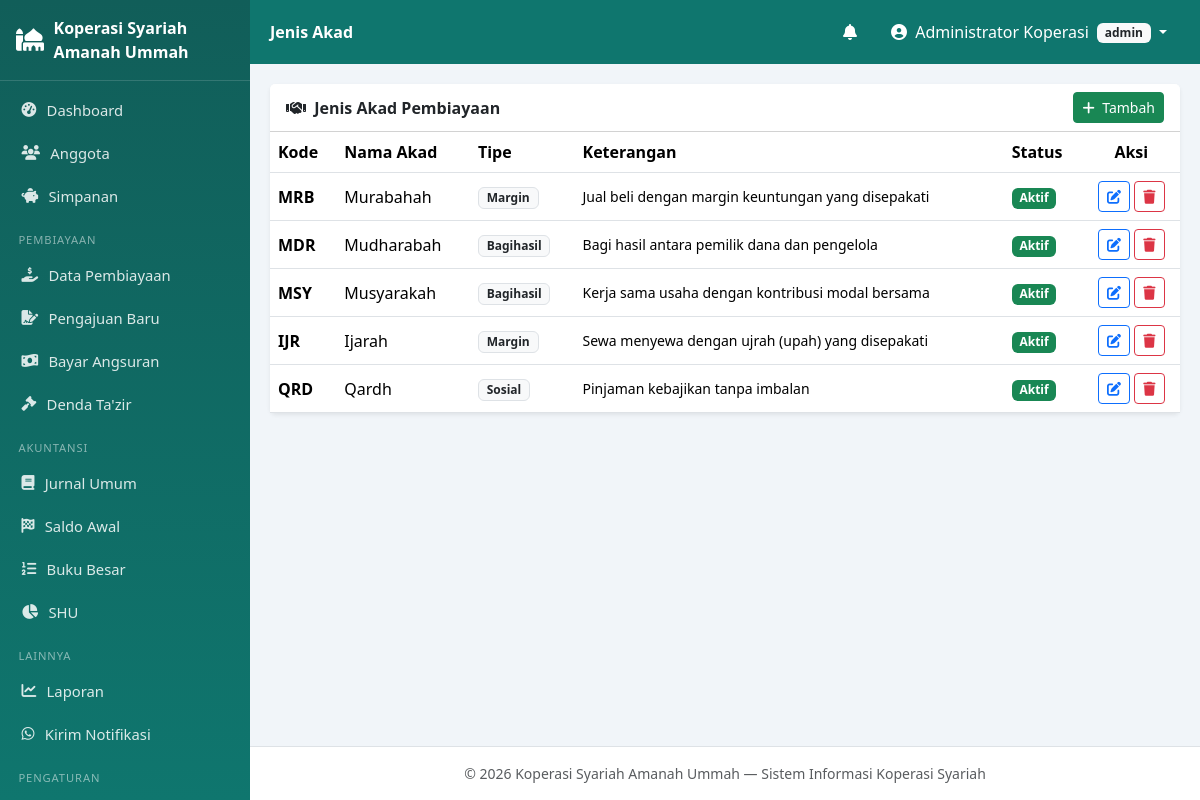
Screenshot of /index.php?mod=pengaturan&act=jenis_akad (signed in) with the database file from the repository.
### tables this page shows
CREATE TABLE profil_koperasi (
    id            INT PRIMARY KEY DEFAULT 1,
    nama_koperasi VARCHAR(150) NOT NULL,
    alamat        TEXT,
    no_telp       VARCHAR(30),
    email         VARCHAR(100),
    nama_ketua    VARCHAR(100),
    slogan        VARCHAR(150)
);

CREATE TABLE jenis_akad (
    id_akad    INT AUTO_INCREMENT PRIMARY KEY,
    kode_akad  VARCHAR(10) NOT NULL UNIQUE,
    nama_akad  VARCHAR(100) NOT NULL,
    tipe_akad  ENUM('margin','bagihasil','sosial') NOT NULL DEFAULT 'margin',
    keterangan VARCHAR(255) DEFAULT NULL,
    status     ENUM('aktif','nonaktif') NOT NULL DEFAULT 'aktif'
);

### config/database.php (called while the page is built, shortened)
<?php
class Database
{
    private static $instance = null;
    private function __construct()
    {
        try {
            $this->pdo = new PDO(
                'mysql:host=' . DB_HOST . ';dbname=' . DB_NAME . ';charset=utf8mb4',
                DB_USER, DB_PASS,
                [
                    PDO::ATTR_ERRMODE            => PDO::ERRMODE_EXCEPTION,
                    PDO::ATTR_DEFAULT_FETCH_MODE => PDO::FETCH_ASSOC,
                    PDO::ATTR_EMULATE_PREPARES   => false,
                ]
            );
        } catch (PDOException $e) {
            die('Koneksi database gagal: ' . $e->getMessage());
        }
    }
    public static function getInstance(): PDO
    {
        if (self::$instance === null) self::$instance = new self();
        return self::$instance->pdo;
    }
}

### models/PengaturanModel.php (called while the page is built, shortened)
<?php
require_once __DIR__ . '/../config/database.php';
class PengaturanModel
{
    private $db;
    public function __construct()
    {
        $this->db = Database::getInstance();
    }
    public function get(string $kunci, $default = null)
    {
        $st = $this->db->prepare('SELECT nilai FROM pengaturan WHERE kunci=?');
        $st->execute([$kunci]);
        $r = $st->fetch();
        return $r ? $r['nilai'] : $default;
    }
    public function profil()
    {
        return $this->db->query('SELECT * FROM profil_koperasi WHERE id=1')->fetch()
            ?: ['id' => 1, 'nama_koperasi' => 'Koperasi Syariah'];
    }
    public function akadSemua(): array
    {
        return $this->db->query('SELECT * FROM jenis_akad ORDER BY id_akad')->fetchAll();
    }
}

### views/pengaturan/jenis_akad.php (the view, shortened to what this page needs)
<?php
require_once __DIR__ . '/../../models/PengaturanModel.php';
$rows = (new PengaturanModel())->akadSemua();
$pageTitle = 'Jenis Akad';
$active    = 'pengaturan-akad';
include __DIR__ . '/../layout/header.php';
?>
<div class="card border-0 shadow-sm">
  <div class="card-header bg-white d-flex justify-content-between align-items-center">
    <b><i class="fas fa-handshake me-1"></i> Jenis Akad Pembiayaan</b>
    <button class="btn btn-sm btn-success" data-bs-toggle="modal" data-bs-target="#modalAkad"
            onclick="resetFormAkad()"><i class="fas fa-plus me-1"></i> Tambah</button>
  </div>
  <div class="table-responsive">
    <table class="table table-hover align-middle mb-0">
      <thead><tr><th>Kode</th><th>Nama Akad</th><th>Tipe</th><th>Keterangan</th><th>Status</th><th class="text-center">Aksi</th></tr></thead>
      <tbody>
      <?php foreach ($rows as $r): ?>
        <tr>
          <td><b><?= e($r['kode_akad']) ?></b></td>
          <td><?= e($r['nama_akad']) ?></td>
          <td><span class="badge bg-light text-dark border"><?= e(ucfirst($r['tipe_akad'])) ?></span></td>
          <td class="small"><?= e($r['keterangan']) ?></td>
          <td><?= badge_status($r['status']) ?></td>
          <td class="text-center">
            <button class="btn btn-sm btn-outline-primary" data-bs-toggle="modal" data-bs-target="#modalAkad"
              data-id="<?= (int)$r['id_akad'] ?>" data-kode="<?= e($r['kode_akad']) ?>"
              data-nama="<?= e($r['nama_akad']) ?>" data-tipe="<?= e($r['tipe_akad']) ?>"
              data-ket="<?= e($r['keterangan']) ?>" data-status="<?= e($r['status']) ?>"
              onclick="isiFormAkad(this)"><i class="fas fa-edit"></i></button>
            <a class="btn btn-sm btn-outline-danger btn-hapus"
               href="controllers/proses_pengaturan.php?aksi=hapus_akad&id=<?= (int)$r['id_akad'] ?>">
              <i class="fas fa-trash"></i></a>
          </td>
        </tr>
      <?php endforeach; ?>
      </tbody>
    </table>
  </div>
</div>
<?php include __DIR__ . '/../layout/footer.php'; ?>

### views/layout/header.php (shortened to what this page needs)
<?php
require_once __DIR__ . '/../../config/database.php';
require_once __DIR__ . '/../../models/PengaturanModel.php';
$user      = $_SESSION['user'];
$pageTitle = $pageTitle ?? 'Dashboard';
$active    = $active ?? 'dashboard';
$pmModel = new PengaturanModel();
$profil  = $pmModel->profil();
$logo    = trim((string)$pmModel->get('logo', ''));
$logoAda = $logo !== '' && file_exists(__DIR__ . '/../../assets/img/' . $logo);
if (!function_exists('e')) {
    function e($s) { return htmlspecialchars((string)($s ?? ''), ENT_QUOTES, 'UTF-8'); }
}
if (!function_exists('badge_status')) {
    function badge_status(string $s): string {
        $map = ['pengajuan'=>'warning','berjalan'=>'primary','lunas'=>'success','ditolak'=>'danger',
                'aktif'=>'success','nonaktif'=>'secondary','belum'=>'secondary'];
        $c = $map[$s] ?? 'secondary';
        return '<span class="badge bg-' . $c . '">' . ucfirst($s) . '</span>';
    }
}
?>
<!DOCTYPE html>
<html lang="id">
<head>
<link href="https://cdn.jsdelivr.net/npm/bootstrap@5.3.3/dist/css/bootstrap.min.css" rel="stylesheet">
<link href="https://cdnjs.cloudflare.com/ajax/libs/font-awesome/6.5.2/css/all.min.css" rel="stylesheet">
<link rel="stylesheet" href="assets/css/style.css">
</head>
<body>
<div class="wrapper">
  <aside class="sidebar" id="sidebar">
    <div class="brand">
      <?php if ($logoAda): ?>
        <img src="assets/img/<?= e($logo) ?>" alt="Logo">
      <?php else: ?>
        <i class="fas fa-mosque"></i>
      <?php endif; ?>
      <span><?= e($profil['nama_koperasi'] ?? 'KSU Syariah') ?></span>
    </div>
    <nav>
      <a href="index.php?mod=dashboard" class="<?= $active==='dashboard'?'on':'' ?>">
        <i class="fas fa-tachometer-alt"></i> Dashboard</a>
      <a href="index.php?mod=anggota&act=list" class="<?= $active==='anggota'?'on':'' ?>">
        <i class="fas fa-users"></i> Anggota</a>
      <a href="index.php?mod=simpanan&act=list" class="<?= $active==='simpanan'?'on':'' ?>">
        <i class="fas fa-piggy-bank"></i> Simpanan</a>
      <div class="menu-label">Pembiayaan</div>
      <a href="index.php?mod=pembiayaan&act=list" class="<?= $active==='pembiayaan'?'on':'' ?>">
        <i class="fas fa-hand-holding-usd"></i> Data Pembiayaan</a>
      <a href="index.php?mod=pembiayaan&act=pengajuan" class="<?= $active==='pembiayaan-pengajuan'?'on':'' ?>">
        <i class="fas fa-file-signature"></i> Pengajuan Baru</a>
      <a href="index.php?mod=pembiayaan&act=angsuran" class="<?= $active==='pembiayaan-angsuran'?'on':'' ?>">
        <i class="fas fa-money-bill-wave"></i> Bayar Angsuran</a>
      <a href="index.php?mod=denda&act=list" class="<?= $active==='denda'?'on':'' ?>">
        <i class="fas fa-gavel"></i> Denda Ta'zir</a>
      <div class="menu-label">Akuntansi</div>
      <a href="index.php?mod=jurnal&act=list" class="<?= $active==='jurnal'?'on':'' ?>">
        <i class="fas fa-book"></i> Jurnal Umum</a>
      <a href="index.php?mod=jurnal&act=saldo_awal" class="<?= $active==='jurnal-saldo-awal'?'on':'' ?>">
        <i class="fas fa-flag-checkered"></i> Saldo Awal</a>
      <a href="index.php?mod=jurnal&act=buku_besar" class="<?= $active==='jurnal-buku-besar'?'on':'' ?>">
        <i class="fas fa-list-ol"></i> Buku Besar</a>
      <a href="index.php?mod=shu&act=list" class="<?= $active==='shu'?'on':'' ?>">
        <i class="fas fa-chart-pie"></i> SHU</a>
      <div class="menu-label">Lainnya</div>
      <a href="index.php?mod=laporan" class="<?= $active==='laporan'?'on':'' ?>">
        <i class="fas fa-chart-line"></i> Laporan</a>
      <a href="index.php?mod=notifikasi&act=kirim" class="<?= $active==='notifikasi-kirim'?'on':'' ?>">
        <i class="fab fa-whatsapp"></i> Kirim Notifikasi</a>
      <?php if ($user['level'] === 'admin'): ?>
      <div class="menu-label">Pengaturan</div>
      <a href="index.php?mod=pengaturan&act=profil" class="<?= $active==='pengaturan-profil'?'on':'' ?>">
        <i class="fas fa-building"></i> Profil Koperasi</a>
      <?php endif; ?>
    </nav>
  </aside>
  <div class="main">
    <nav class="topbar">
      <div class="topbar-title"><?= e($pageTitle) ?></div>
      <div class="dropdown ms-auto me-2">
        <button class="btn btn-link text-white position-relative" data-bs-toggle="dropdown">
          <i class="fas fa-bell"></i>
        </button>
      </div>
      <div class="dropdown">
        <button class="btn btn-link text-white dropdown-toggle text-decoration-none" data-bs-toggle="dropdown">
          <i class="fas fa-user-circle me-1"></i> <?= e($user['nama_lengkap']) ?>
          <span class="badge bg-light text-dark ms-1"><?= e($user['level']) ?></span>
        </button>
      </div>
    </nav>
    <main class="content">

### views/layout/footer.php (shortened to what this page needs)
    </main>
    <footer class="text-center small text-muted py-3 border-top bg-white">
      &copy; <?= date('Y') ?> <?= e($profil['nama_koperasi'] ?? 'Koperasi Syariah') ?>
      — Sistem Informasi Koperasi Syariah
    </footer>
  </div>
</div>
</body>
</html>

### assets/css/style.css (style rules this page uses)
:root { --primary: #0f766e; --primary-2: #115e59; --sidebar-w: 250px; }
body { background: #f1f5f9; font-family: system-ui, -apple-system, "Segoe UI", Roboto, sans-serif; }
.wrapper { display: flex; min-height: 100vh; }
.main { flex: 1; margin-left: var(--sidebar-w); display: flex; flex-direction: column; min-width: 0; }
.content { padding: 1.25rem; flex: 1; }
.sidebar { width: var(--sidebar-w); background: linear-gradient(180deg, var(--primary-2), var(--primary)); color: #fff; position: fixed; top: 0; bottom: 0; left: 0; overflow-y: auto; z-index: 1040; }
.sidebar .brand { display: flex; align-items: center; gap: .6rem; padding: 1rem; font-weight: 700; border-bottom: 1px solid rgba(255,255,255,.15); min-height: 64px; }
.sidebar .brand i { font-size: 1.4rem; }
.sidebar nav { padding: .5rem 0 2rem; }
.sidebar nav a { display: flex; align-items: center; gap: .65rem; padding: .65rem 1.15rem; color: rgba(255,255,255,.85); text-decoration: none; font-size: .925rem; border-left: 3px solid transparent; }
.sidebar .menu-label { padding: .9rem 1.15rem .3rem; font-size: .7rem; text-transform: uppercase; letter-spacing: .08em; color: rgba(255,255,255,.5); }
.topbar { background: var(--primary); min-height: 64px; display: flex; align-items: center; padding: 0 1.25rem; position: sticky; top: 0; z-index: 1030; }
.topbar-title { color: #fff; font-weight: 600; }
.topbar .btn-link { text-decoration: none; }
.table thead th { white-space: nowrap; }

### rows the page displays
profil_koperasi: nama_koperasi "Koperasi Syariah Amanah Ummah"
jenis_akad: kode_akad "MRB", nama_akad "Murabahah", tipe_akad "Margin", keterangan "Jual beli dengan margin keuntungan yang disepakati", status "Aktif"
jenis_akad: kode_akad "MDR", nama_akad "Mudharabah", tipe_akad "Bagihasil", keterangan "Bagi hasil antara pemilik dana dan pengelola", status "Aktif"
jenis_akad: kode_akad "MSY", nama_akad "Musyarakah", tipe_akad "Bagihasil", keterangan "Kerja sama usaha dengan kontribusi modal bersama", status "Aktif"
jenis_akad: kode_akad "IJR", nama_akad "Ijarah", tipe_akad "Margin", keterangan "Sewa menyewa dengan ujrah (upah) yang disepakati", status "Aktif"
jenis_akad: kode_akad "QRD", nama_akad "Qardh", tipe_akad "Sosial", keterangan "Pinjaman kebajikan tanpa imbalan", status "Aktif"

### other values shown
$pageTitle "Jenis Akad"
$user['nama_lengkap'] "Administrator Koperasi"
$user['level'] "admin"
